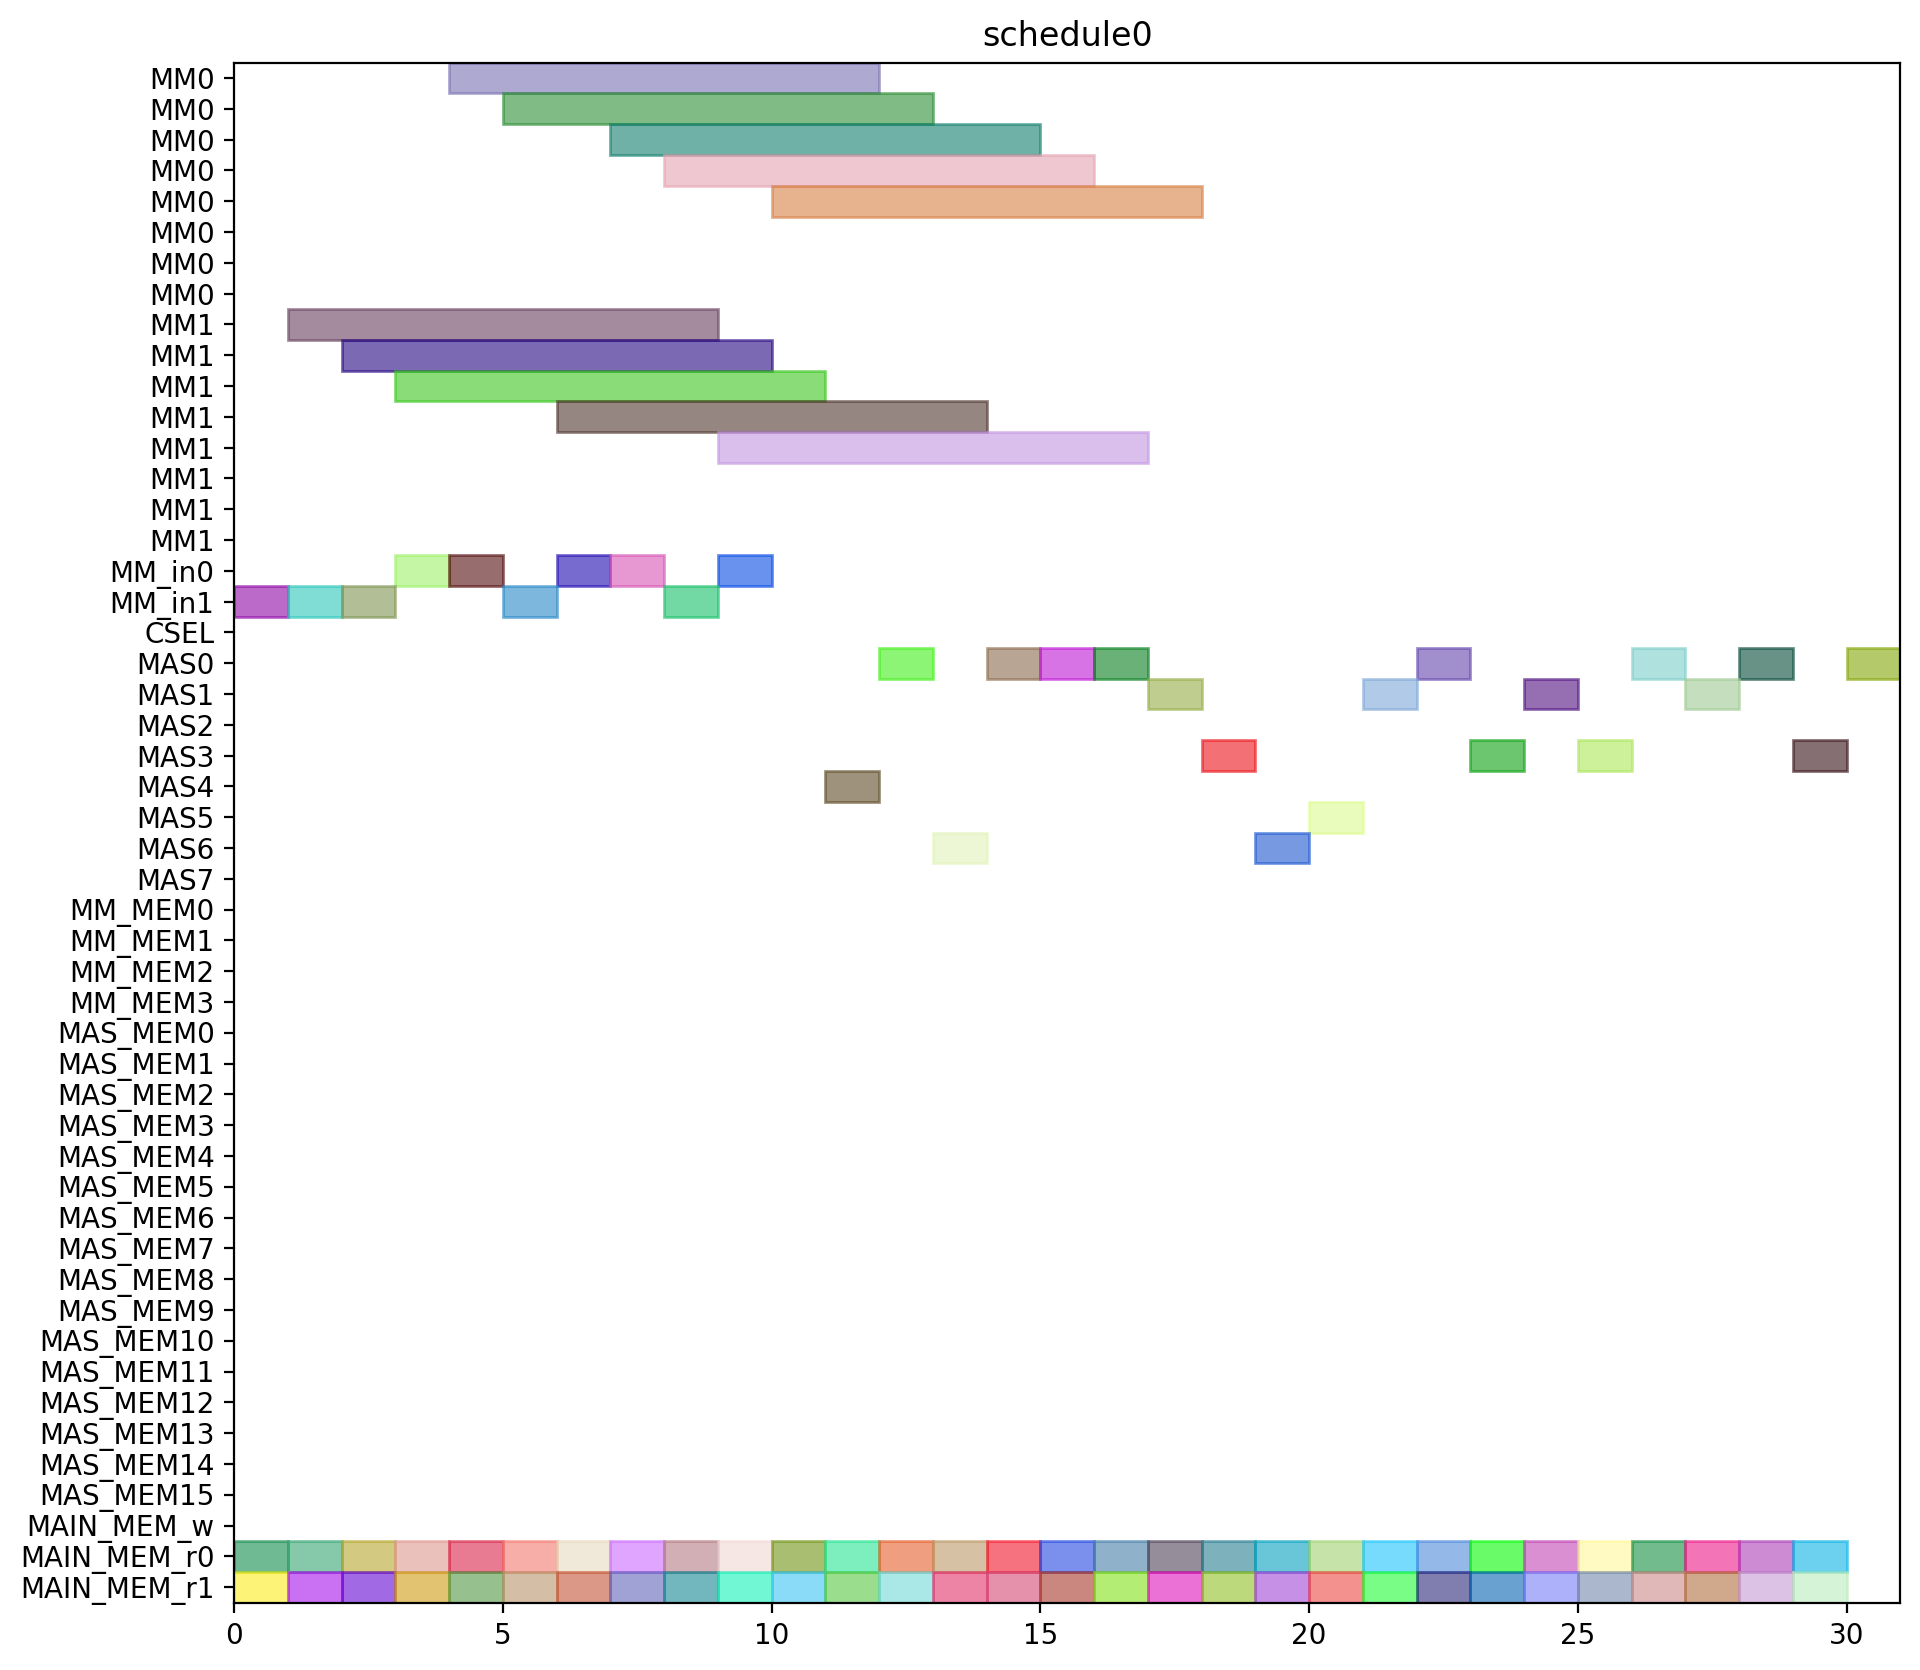

Write the Python code that produced this figure.
from pyschedule import Scenario, solvers, plotters, alt


def solve():
	horizon = 131
	S = Scenario("schedule0", horizon=horizon)

	# resource
	MM = S.Resources('MM', num=2, size=8)
	MM_in = S.Resources('MM_in', num=2)
	CSEL = S.Resource('CSEL')
	MAS = S.Resources('MAS', num=8, size=1, periods=range(1, horizon))
	MM_MEM = S.Resources('MM_MEM', num=4)
	MAS_MEM = S.Resources('MAS_MEM', num=16)
	MAIN_MEM_w = S.Resource('MAIN_MEM_w', size=1)
	MAIN_MEM_r = S.Resources('MAIN_MEM_r', num=2)

	# result of previous scheduling

	# new tasks
	c_aa_a1_0 = S.Task('c_aa_a1_0', length=1, delay_cost=1)
	c_aa_a1_0 += alt(MAS)
	c_aa_a1_0_mem0 = S.Task('c_aa_a1_0_mem0', length=1, delay_cost=1)
	c_aa_a1_0_mem0 += MAIN_MEM_r[0]
	S += c_aa_a1_0_mem0 <= c_aa_a1_0

	c_aa_a1_0_mem1 = S.Task('c_aa_a1_0_mem1', length=1, delay_cost=1)
	c_aa_a1_0_mem1 += MAIN_MEM_r[1]
	S += c_aa_a1_0_mem1 <= c_aa_a1_0

	c_aa_a1_1 = S.Task('c_aa_a1_1', length=1, delay_cost=1)
	c_aa_a1_1 += alt(MAS)
	c_aa_a1_1_mem0 = S.Task('c_aa_a1_1_mem0', length=1, delay_cost=1)
	c_aa_a1_1_mem0 += MAIN_MEM_r[0]
	S += c_aa_a1_1_mem0 <= c_aa_a1_1

	c_aa_a1_1_mem1 = S.Task('c_aa_a1_1_mem1', length=1, delay_cost=1)
	c_aa_a1_1_mem1 += MAIN_MEM_r[1]
	S += c_aa_a1_1_mem1 <= c_aa_a1_1

	c_aa_t10 = S.Task('c_aa_t10', length=1, delay_cost=1)
	c_aa_t10 += alt(MAS)
	c_aa_t10_mem0 = S.Task('c_aa_t10_mem0', length=1, delay_cost=1)
	c_aa_t10_mem0 += MAIN_MEM_r[0]
	S += c_aa_t10_mem0 <= c_aa_t10

	c_aa_t10_mem1 = S.Task('c_aa_t10_mem1', length=1, delay_cost=1)
	c_aa_t10_mem1 += MAIN_MEM_r[1]
	S += c_aa_t10_mem1 <= c_aa_t10

	c_aa_t11 = S.Task('c_aa_t11', length=1, delay_cost=1)
	c_aa_t11 += alt(MAS)
	c_aa_t11_mem0 = S.Task('c_aa_t11_mem0', length=1, delay_cost=1)
	c_aa_t11_mem0 += MAIN_MEM_r[0]
	S += c_aa_t11_mem0 <= c_aa_t11

	c_aa_t11_mem1 = S.Task('c_aa_t11_mem1', length=1, delay_cost=1)
	c_aa_t11_mem1 += MAIN_MEM_r[1]
	S += c_aa_t11_mem1 <= c_aa_t11

	c_aa_t3_t0 = S.Task('c_aa_t3_t0', length=8, delay_cost=1)
	c_aa_t3_t0 += alt(MM)
	c_aa_t3_t0_in = S.Task('c_aa_t3_t0_in', length=1, delay_cost=1)
	c_aa_t3_t0_in += alt(MM_in)
	S += c_aa_t3_t0_in*MM_in[0]<=c_aa_t3_t0*MM[0]
	S += c_aa_t3_t0_in*MM_in[1]<=c_aa_t3_t0*MM[1]
	c_aa_t3_t0_mem0 = S.Task('c_aa_t3_t0_mem0', length=1, delay_cost=1)
	c_aa_t3_t0_mem0 += MAIN_MEM_r[0]
	S += c_aa_t3_t0_mem0 <= c_aa_t3_t0

	c_aa_t3_t0_mem1 = S.Task('c_aa_t3_t0_mem1', length=1, delay_cost=1)
	c_aa_t3_t0_mem1 += MAIN_MEM_r[1]
	S += c_aa_t3_t0_mem1 <= c_aa_t3_t0

	c_aa_t3_t1 = S.Task('c_aa_t3_t1', length=8, delay_cost=1)
	c_aa_t3_t1 += alt(MM)
	c_aa_t3_t1_in = S.Task('c_aa_t3_t1_in', length=1, delay_cost=1)
	c_aa_t3_t1_in += alt(MM_in)
	S += c_aa_t3_t1_in*MM_in[0]<=c_aa_t3_t1*MM[0]
	S += c_aa_t3_t1_in*MM_in[1]<=c_aa_t3_t1*MM[1]
	c_aa_t3_t1_mem0 = S.Task('c_aa_t3_t1_mem0', length=1, delay_cost=1)
	c_aa_t3_t1_mem0 += MAIN_MEM_r[0]
	S += c_aa_t3_t1_mem0 <= c_aa_t3_t1

	c_aa_t3_t1_mem1 = S.Task('c_aa_t3_t1_mem1', length=1, delay_cost=1)
	c_aa_t3_t1_mem1 += MAIN_MEM_r[1]
	S += c_aa_t3_t1_mem1 <= c_aa_t3_t1

	c_aa_t3_t2 = S.Task('c_aa_t3_t2', length=1, delay_cost=1)
	c_aa_t3_t2 += alt(MAS)
	c_aa_t3_t2_mem0 = S.Task('c_aa_t3_t2_mem0', length=1, delay_cost=1)
	c_aa_t3_t2_mem0 += MAIN_MEM_r[0]
	S += c_aa_t3_t2_mem0 <= c_aa_t3_t2

	c_aa_t3_t2_mem1 = S.Task('c_aa_t3_t2_mem1', length=1, delay_cost=1)
	c_aa_t3_t2_mem1 += MAIN_MEM_r[1]
	S += c_aa_t3_t2_mem1 <= c_aa_t3_t2

	c_aa_t3_t3 = S.Task('c_aa_t3_t3', length=1, delay_cost=1)
	c_aa_t3_t3 += alt(MAS)
	c_aa_t3_t3_mem0 = S.Task('c_aa_t3_t3_mem0', length=1, delay_cost=1)
	c_aa_t3_t3_mem0 += MAIN_MEM_r[0]
	S += c_aa_t3_t3_mem0 <= c_aa_t3_t3

	c_aa_t3_t3_mem1 = S.Task('c_aa_t3_t3_mem1', length=1, delay_cost=1)
	c_aa_t3_t3_mem1 += MAIN_MEM_r[1]
	S += c_aa_t3_t3_mem1 <= c_aa_t3_t3

	c_bb_a1_0 = S.Task('c_bb_a1_0', length=1, delay_cost=1)
	c_bb_a1_0 += alt(MAS)
	c_bb_a1_0_mem0 = S.Task('c_bb_a1_0_mem0', length=1, delay_cost=1)
	c_bb_a1_0_mem0 += MAIN_MEM_r[0]
	S += c_bb_a1_0_mem0 <= c_bb_a1_0

	c_bb_a1_0_mem1 = S.Task('c_bb_a1_0_mem1', length=1, delay_cost=1)
	c_bb_a1_0_mem1 += MAIN_MEM_r[1]
	S += c_bb_a1_0_mem1 <= c_bb_a1_0

	c_bb_a1_1 = S.Task('c_bb_a1_1', length=1, delay_cost=1)
	c_bb_a1_1 += alt(MAS)
	c_bb_a1_1_mem0 = S.Task('c_bb_a1_1_mem0', length=1, delay_cost=1)
	c_bb_a1_1_mem0 += MAIN_MEM_r[0]
	S += c_bb_a1_1_mem0 <= c_bb_a1_1

	c_bb_a1_1_mem1 = S.Task('c_bb_a1_1_mem1', length=1, delay_cost=1)
	c_bb_a1_1_mem1 += MAIN_MEM_r[1]
	S += c_bb_a1_1_mem1 <= c_bb_a1_1

	c_bb_t10 = S.Task('c_bb_t10', length=1, delay_cost=1)
	c_bb_t10 += alt(MAS)
	c_bb_t10_mem0 = S.Task('c_bb_t10_mem0', length=1, delay_cost=1)
	c_bb_t10_mem0 += MAIN_MEM_r[0]
	S += c_bb_t10_mem0 <= c_bb_t10

	c_bb_t10_mem1 = S.Task('c_bb_t10_mem1', length=1, delay_cost=1)
	c_bb_t10_mem1 += MAIN_MEM_r[1]
	S += c_bb_t10_mem1 <= c_bb_t10

	c_bb_t11 = S.Task('c_bb_t11', length=1, delay_cost=1)
	c_bb_t11 += alt(MAS)
	c_bb_t11_mem0 = S.Task('c_bb_t11_mem0', length=1, delay_cost=1)
	c_bb_t11_mem0 += MAIN_MEM_r[0]
	S += c_bb_t11_mem0 <= c_bb_t11

	c_bb_t11_mem1 = S.Task('c_bb_t11_mem1', length=1, delay_cost=1)
	c_bb_t11_mem1 += MAIN_MEM_r[1]
	S += c_bb_t11_mem1 <= c_bb_t11

	c_bb_t3_t0 = S.Task('c_bb_t3_t0', length=8, delay_cost=1)
	c_bb_t3_t0 += alt(MM)
	c_bb_t3_t0_in = S.Task('c_bb_t3_t0_in', length=1, delay_cost=1)
	c_bb_t3_t0_in += alt(MM_in)
	S += c_bb_t3_t0_in*MM_in[0]<=c_bb_t3_t0*MM[0]
	S += c_bb_t3_t0_in*MM_in[1]<=c_bb_t3_t0*MM[1]
	c_bb_t3_t0_mem0 = S.Task('c_bb_t3_t0_mem0', length=1, delay_cost=1)
	c_bb_t3_t0_mem0 += MAIN_MEM_r[0]
	S += c_bb_t3_t0_mem0 <= c_bb_t3_t0

	c_bb_t3_t0_mem1 = S.Task('c_bb_t3_t0_mem1', length=1, delay_cost=1)
	c_bb_t3_t0_mem1 += MAIN_MEM_r[1]
	S += c_bb_t3_t0_mem1 <= c_bb_t3_t0

	c_bb_t3_t1 = S.Task('c_bb_t3_t1', length=8, delay_cost=1)
	c_bb_t3_t1 += alt(MM)
	c_bb_t3_t1_in = S.Task('c_bb_t3_t1_in', length=1, delay_cost=1)
	c_bb_t3_t1_in += alt(MM_in)
	S += c_bb_t3_t1_in*MM_in[0]<=c_bb_t3_t1*MM[0]
	S += c_bb_t3_t1_in*MM_in[1]<=c_bb_t3_t1*MM[1]
	c_bb_t3_t1_mem0 = S.Task('c_bb_t3_t1_mem0', length=1, delay_cost=1)
	c_bb_t3_t1_mem0 += MAIN_MEM_r[0]
	S += c_bb_t3_t1_mem0 <= c_bb_t3_t1

	c_bb_t3_t1_mem1 = S.Task('c_bb_t3_t1_mem1', length=1, delay_cost=1)
	c_bb_t3_t1_mem1 += MAIN_MEM_r[1]
	S += c_bb_t3_t1_mem1 <= c_bb_t3_t1

	c_bb_t3_t2 = S.Task('c_bb_t3_t2', length=1, delay_cost=1)
	c_bb_t3_t2 += alt(MAS)
	c_bb_t3_t2_mem0 = S.Task('c_bb_t3_t2_mem0', length=1, delay_cost=1)
	c_bb_t3_t2_mem0 += MAIN_MEM_r[0]
	S += c_bb_t3_t2_mem0 <= c_bb_t3_t2

	c_bb_t3_t2_mem1 = S.Task('c_bb_t3_t2_mem1', length=1, delay_cost=1)
	c_bb_t3_t2_mem1 += MAIN_MEM_r[1]
	S += c_bb_t3_t2_mem1 <= c_bb_t3_t2

	c_bb_t3_t3 = S.Task('c_bb_t3_t3', length=1, delay_cost=1)
	c_bb_t3_t3 += alt(MAS)
	c_bb_t3_t3_mem0 = S.Task('c_bb_t3_t3_mem0', length=1, delay_cost=1)
	c_bb_t3_t3_mem0 += MAIN_MEM_r[0]
	S += c_bb_t3_t3_mem0 <= c_bb_t3_t3

	c_bb_t3_t3_mem1 = S.Task('c_bb_t3_t3_mem1', length=1, delay_cost=1)
	c_bb_t3_t3_mem1 += MAIN_MEM_r[1]
	S += c_bb_t3_t3_mem1 <= c_bb_t3_t3

	c_cc_a1_0 = S.Task('c_cc_a1_0', length=1, delay_cost=1)
	c_cc_a1_0 += alt(MAS)
	c_cc_a1_0_mem0 = S.Task('c_cc_a1_0_mem0', length=1, delay_cost=1)
	c_cc_a1_0_mem0 += MAIN_MEM_r[0]
	S += c_cc_a1_0_mem0 <= c_cc_a1_0

	c_cc_a1_0_mem1 = S.Task('c_cc_a1_0_mem1', length=1, delay_cost=1)
	c_cc_a1_0_mem1 += MAIN_MEM_r[1]
	S += c_cc_a1_0_mem1 <= c_cc_a1_0

	c_cc_a1_1 = S.Task('c_cc_a1_1', length=1, delay_cost=1)
	c_cc_a1_1 += alt(MAS)
	c_cc_a1_1_mem0 = S.Task('c_cc_a1_1_mem0', length=1, delay_cost=1)
	c_cc_a1_1_mem0 += MAIN_MEM_r[0]
	S += c_cc_a1_1_mem0 <= c_cc_a1_1

	c_cc_a1_1_mem1 = S.Task('c_cc_a1_1_mem1', length=1, delay_cost=1)
	c_cc_a1_1_mem1 += MAIN_MEM_r[1]
	S += c_cc_a1_1_mem1 <= c_cc_a1_1

	c_cc_t10 = S.Task('c_cc_t10', length=1, delay_cost=1)
	c_cc_t10 += alt(MAS)
	c_cc_t10_mem0 = S.Task('c_cc_t10_mem0', length=1, delay_cost=1)
	c_cc_t10_mem0 += MAIN_MEM_r[0]
	S += c_cc_t10_mem0 <= c_cc_t10

	c_cc_t10_mem1 = S.Task('c_cc_t10_mem1', length=1, delay_cost=1)
	c_cc_t10_mem1 += MAIN_MEM_r[1]
	S += c_cc_t10_mem1 <= c_cc_t10

	c_cc_t11 = S.Task('c_cc_t11', length=1, delay_cost=1)
	c_cc_t11 += alt(MAS)
	c_cc_t11_mem0 = S.Task('c_cc_t11_mem0', length=1, delay_cost=1)
	c_cc_t11_mem0 += MAIN_MEM_r[0]
	S += c_cc_t11_mem0 <= c_cc_t11

	c_cc_t11_mem1 = S.Task('c_cc_t11_mem1', length=1, delay_cost=1)
	c_cc_t11_mem1 += MAIN_MEM_r[1]
	S += c_cc_t11_mem1 <= c_cc_t11

	c_cc_t3_t0 = S.Task('c_cc_t3_t0', length=8, delay_cost=1)
	c_cc_t3_t0 += alt(MM)
	c_cc_t3_t0_in = S.Task('c_cc_t3_t0_in', length=1, delay_cost=1)
	c_cc_t3_t0_in += alt(MM_in)
	S += c_cc_t3_t0_in*MM_in[0]<=c_cc_t3_t0*MM[0]
	S += c_cc_t3_t0_in*MM_in[1]<=c_cc_t3_t0*MM[1]
	c_cc_t3_t0_mem0 = S.Task('c_cc_t3_t0_mem0', length=1, delay_cost=1)
	c_cc_t3_t0_mem0 += MAIN_MEM_r[0]
	S += c_cc_t3_t0_mem0 <= c_cc_t3_t0

	c_cc_t3_t0_mem1 = S.Task('c_cc_t3_t0_mem1', length=1, delay_cost=1)
	c_cc_t3_t0_mem1 += MAIN_MEM_r[1]
	S += c_cc_t3_t0_mem1 <= c_cc_t3_t0

	c_cc_t3_t1 = S.Task('c_cc_t3_t1', length=8, delay_cost=1)
	c_cc_t3_t1 += alt(MM)
	c_cc_t3_t1_in = S.Task('c_cc_t3_t1_in', length=1, delay_cost=1)
	c_cc_t3_t1_in += alt(MM_in)
	S += c_cc_t3_t1_in*MM_in[0]<=c_cc_t3_t1*MM[0]
	S += c_cc_t3_t1_in*MM_in[1]<=c_cc_t3_t1*MM[1]
	c_cc_t3_t1_mem0 = S.Task('c_cc_t3_t1_mem0', length=1, delay_cost=1)
	c_cc_t3_t1_mem0 += MAIN_MEM_r[0]
	S += c_cc_t3_t1_mem0 <= c_cc_t3_t1

	c_cc_t3_t1_mem1 = S.Task('c_cc_t3_t1_mem1', length=1, delay_cost=1)
	c_cc_t3_t1_mem1 += MAIN_MEM_r[1]
	S += c_cc_t3_t1_mem1 <= c_cc_t3_t1

	c_cc_t3_t2 = S.Task('c_cc_t3_t2', length=1, delay_cost=1)
	c_cc_t3_t2 += alt(MAS)
	c_cc_t3_t2_mem0 = S.Task('c_cc_t3_t2_mem0', length=1, delay_cost=1)
	c_cc_t3_t2_mem0 += MAIN_MEM_r[0]
	S += c_cc_t3_t2_mem0 <= c_cc_t3_t2

	c_cc_t3_t2_mem1 = S.Task('c_cc_t3_t2_mem1', length=1, delay_cost=1)
	c_cc_t3_t2_mem1 += MAIN_MEM_r[1]
	S += c_cc_t3_t2_mem1 <= c_cc_t3_t2

	c_cc_t3_t3 = S.Task('c_cc_t3_t3', length=1, delay_cost=1)
	c_cc_t3_t3 += alt(MAS)
	c_cc_t3_t3_mem0 = S.Task('c_cc_t3_t3_mem0', length=1, delay_cost=1)
	c_cc_t3_t3_mem0 += MAIN_MEM_r[0]
	S += c_cc_t3_t3_mem0 <= c_cc_t3_t3

	c_cc_t3_t3_mem1 = S.Task('c_cc_t3_t3_mem1', length=1, delay_cost=1)
	c_cc_t3_t3_mem1 += MAIN_MEM_r[1]
	S += c_cc_t3_t3_mem1 <= c_cc_t3_t3

	c_ab_t0_t0 = S.Task('c_ab_t0_t0', length=8, delay_cost=1)
	c_ab_t0_t0 += alt(MM)
	c_ab_t0_t0_in = S.Task('c_ab_t0_t0_in', length=1, delay_cost=1)
	c_ab_t0_t0_in += alt(MM_in)
	S += c_ab_t0_t0_in*MM_in[0]<=c_ab_t0_t0*MM[0]
	S += c_ab_t0_t0_in*MM_in[1]<=c_ab_t0_t0*MM[1]
	c_ab_t0_t0_mem0 = S.Task('c_ab_t0_t0_mem0', length=1, delay_cost=1)
	c_ab_t0_t0_mem0 += MAIN_MEM_r[0]
	S += c_ab_t0_t0_mem0 <= c_ab_t0_t0

	c_ab_t0_t0_mem1 = S.Task('c_ab_t0_t0_mem1', length=1, delay_cost=1)
	c_ab_t0_t0_mem1 += MAIN_MEM_r[1]
	S += c_ab_t0_t0_mem1 <= c_ab_t0_t0

	c_ab_t0_t1 = S.Task('c_ab_t0_t1', length=8, delay_cost=1)
	c_ab_t0_t1 += alt(MM)
	c_ab_t0_t1_in = S.Task('c_ab_t0_t1_in', length=1, delay_cost=1)
	c_ab_t0_t1_in += alt(MM_in)
	S += c_ab_t0_t1_in*MM_in[0]<=c_ab_t0_t1*MM[0]
	S += c_ab_t0_t1_in*MM_in[1]<=c_ab_t0_t1*MM[1]
	c_ab_t0_t1_mem0 = S.Task('c_ab_t0_t1_mem0', length=1, delay_cost=1)
	c_ab_t0_t1_mem0 += MAIN_MEM_r[0]
	S += c_ab_t0_t1_mem0 <= c_ab_t0_t1

	c_ab_t0_t1_mem1 = S.Task('c_ab_t0_t1_mem1', length=1, delay_cost=1)
	c_ab_t0_t1_mem1 += MAIN_MEM_r[1]
	S += c_ab_t0_t1_mem1 <= c_ab_t0_t1

	c_ab_t0_t2 = S.Task('c_ab_t0_t2', length=1, delay_cost=1)
	c_ab_t0_t2 += alt(MAS)
	c_ab_t0_t2_mem0 = S.Task('c_ab_t0_t2_mem0', length=1, delay_cost=1)
	c_ab_t0_t2_mem0 += MAIN_MEM_r[0]
	S += c_ab_t0_t2_mem0 <= c_ab_t0_t2

	c_ab_t0_t2_mem1 = S.Task('c_ab_t0_t2_mem1', length=1, delay_cost=1)
	c_ab_t0_t2_mem1 += MAIN_MEM_r[1]
	S += c_ab_t0_t2_mem1 <= c_ab_t0_t2

	c_ab_t0_t3 = S.Task('c_ab_t0_t3', length=1, delay_cost=1)
	c_ab_t0_t3 += alt(MAS)
	c_ab_t0_t3_mem0 = S.Task('c_ab_t0_t3_mem0', length=1, delay_cost=1)
	c_ab_t0_t3_mem0 += MAIN_MEM_r[0]
	S += c_ab_t0_t3_mem0 <= c_ab_t0_t3

	c_ab_t0_t3_mem1 = S.Task('c_ab_t0_t3_mem1', length=1, delay_cost=1)
	c_ab_t0_t3_mem1 += MAIN_MEM_r[1]
	S += c_ab_t0_t3_mem1 <= c_ab_t0_t3

	c_ab_t1_t0 = S.Task('c_ab_t1_t0', length=8, delay_cost=1)
	c_ab_t1_t0 += alt(MM)
	c_ab_t1_t0_in = S.Task('c_ab_t1_t0_in', length=1, delay_cost=1)
	c_ab_t1_t0_in += alt(MM_in)
	S += c_ab_t1_t0_in*MM_in[0]<=c_ab_t1_t0*MM[0]
	S += c_ab_t1_t0_in*MM_in[1]<=c_ab_t1_t0*MM[1]
	c_ab_t1_t0_mem0 = S.Task('c_ab_t1_t0_mem0', length=1, delay_cost=1)
	c_ab_t1_t0_mem0 += MAIN_MEM_r[0]
	S += c_ab_t1_t0_mem0 <= c_ab_t1_t0

	c_ab_t1_t0_mem1 = S.Task('c_ab_t1_t0_mem1', length=1, delay_cost=1)
	c_ab_t1_t0_mem1 += MAIN_MEM_r[1]
	S += c_ab_t1_t0_mem1 <= c_ab_t1_t0

	c_ab_t1_t1 = S.Task('c_ab_t1_t1', length=8, delay_cost=1)
	c_ab_t1_t1 += alt(MM)
	c_ab_t1_t1_in = S.Task('c_ab_t1_t1_in', length=1, delay_cost=1)
	c_ab_t1_t1_in += alt(MM_in)
	S += c_ab_t1_t1_in*MM_in[0]<=c_ab_t1_t1*MM[0]
	S += c_ab_t1_t1_in*MM_in[1]<=c_ab_t1_t1*MM[1]
	c_ab_t1_t1_mem0 = S.Task('c_ab_t1_t1_mem0', length=1, delay_cost=1)
	c_ab_t1_t1_mem0 += MAIN_MEM_r[0]
	S += c_ab_t1_t1_mem0 <= c_ab_t1_t1

	c_ab_t1_t1_mem1 = S.Task('c_ab_t1_t1_mem1', length=1, delay_cost=1)
	c_ab_t1_t1_mem1 += MAIN_MEM_r[1]
	S += c_ab_t1_t1_mem1 <= c_ab_t1_t1

	solvers.mip.solve(S,msg=1,kind='CPLEX',ratio_gap=1.01)

	solution = [['hoge']*len(S.solution()[1]) for i in range(len(S.solution()))]
	for i in range(len(S.solution())):
		for j in range(len(S.solution()[i])):
			solution[i][j]=str(S.solution()[i][j])
	print(solution)

	cycles = int(solution[-1][3])

	pic_file_name = "/home/mfukuda/ABE/multiRAM_multiMAS_16mux/scheduling_result/stage8MM2_stage1MAS8/FP12_INV_BEFORE_FPINV/schedule0.png"
	if(S.solution() != []):
		plotters.matplotlib.plot(S,img_filename=pic_file_name, show_task_labels=False, fig_size=(cycles*0.25+3, 10))

	return solution
